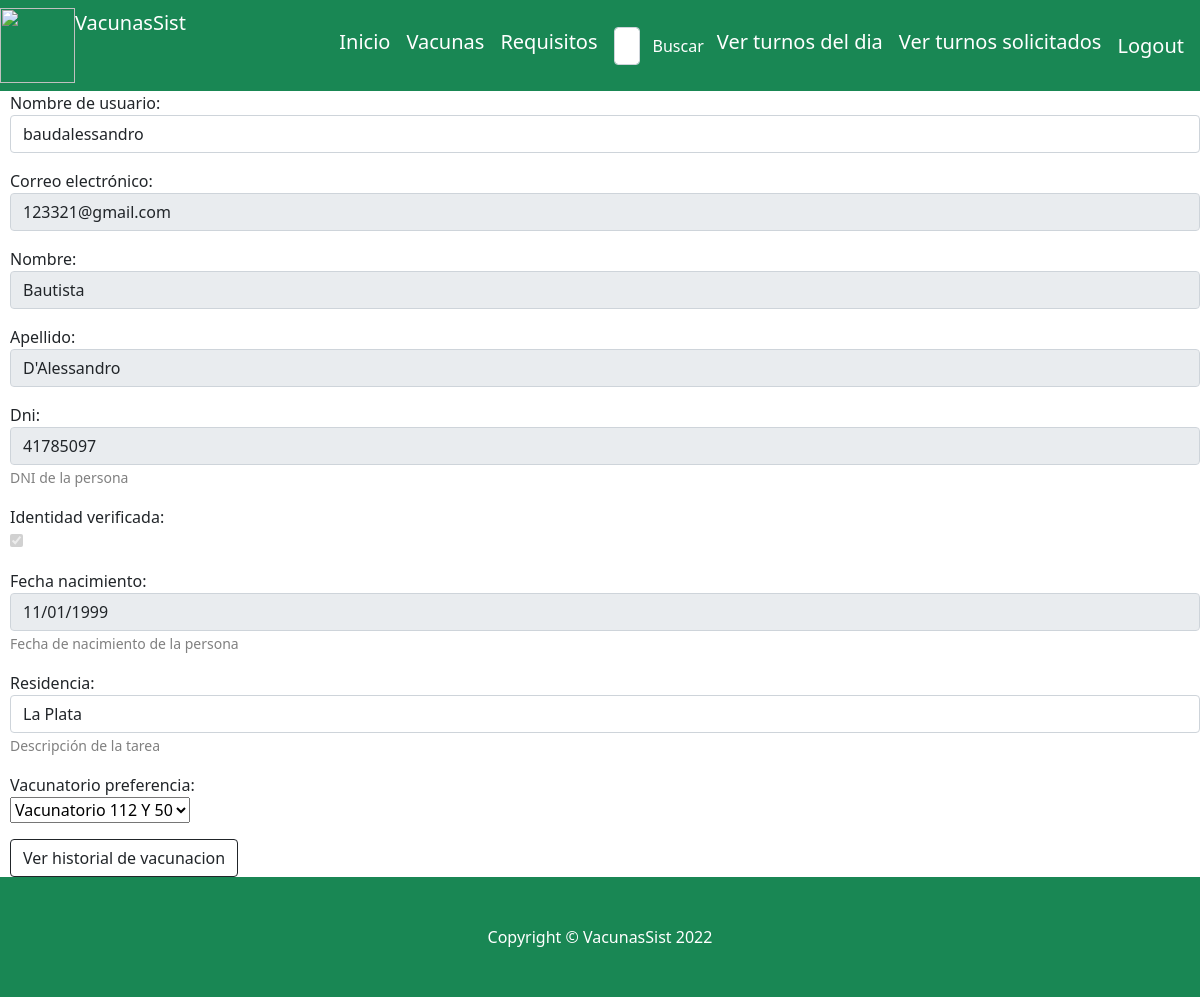
Page /verPerfil (signed in) on the earlier database version.
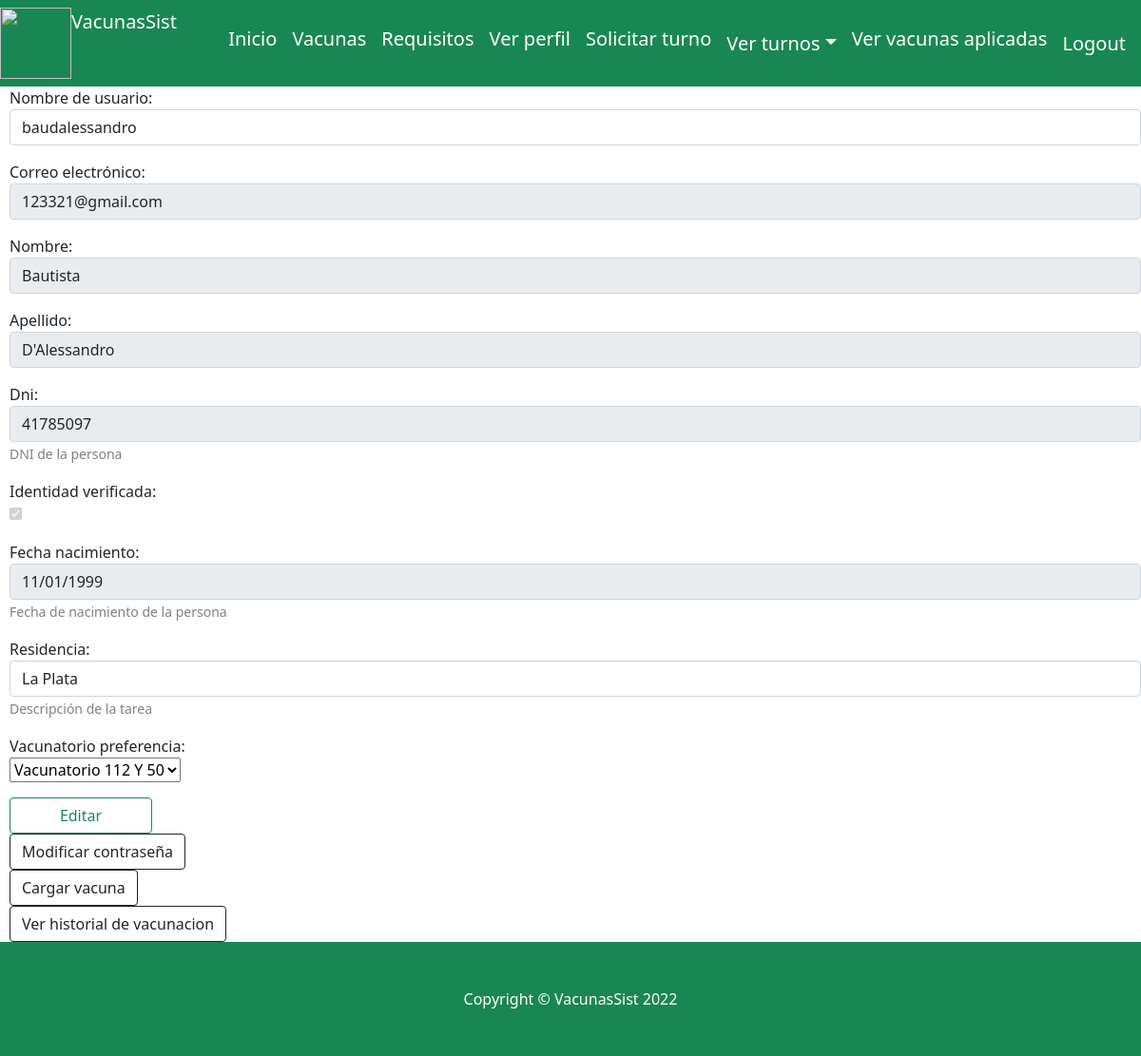
Same page on the later database version.
### website/views.py (the view)
# urls.py: path('verPerfil', views.verPerfil, name="verPerfil"),
def verPerfil(request):
    id_usuario=request.user.id
    try:
        usuario= Usuario.objects.get(id=id_usuario)
        if request.method=="POST":
            print('entre al post y creo form')
            usuario_form =UpdateUsuarioForm(request.POST, instance = usuario)
            if usuario_form.is_valid():
                try:
                    print('antes de guardar datos')
                    usuario_form.save()
                    print('en guardar datos')
                    messages.success(request, 'Perfil actualizado correctamente')
                    return redirect('index')
                except Exception as e:
                    print(repr(e))
                    messages.error(request, 'Su perfil no se ha actualizado.')
        else:
            print('no entre al post y creo form')
            usuario_form=UpdateUsuarioForm(instance = usuario)
            print('form')
            usuario_form=usuario_form.deshabilitarCampos(usuario.identidad_verificada)
        print(id_usuario)
        return render(request, "website/verPerfil.html",{ 'usuario_form':usuario_form, 'id_usuario':id_usuario})
    except Exception as e:
            print(repr(e))

### website/forms.py (called while the page is built)
    def deshabilitarCampos(self, identidad):
        if identidad:
            print(' if verificado')
            self.fields['identidad_verificada'].widget.attrs.update({'disabled': True})
            self.fields['dni'].widget.attrs.update({'readonly': True})
            self.fields['email'].widget.attrs.update({'readonly': True})
            self.fields['fecha_nacimiento'].widget.attrs.update({'readonly': True})
            self.fields['nombre'].widget.attrs.update({'readonly': True})
            self.fields['apellido'].widget.attrs.update({'readonly': True})
        return self

### website/models.py (called while the page is built)
    def __str__(self):
           return self.nombre + self.ubicacion

### website/templates/website/verPerfil.html (shortened to what this page needs)
{% extends "website/layout.html" %}
{% block body %}
<div style="margin-left: 10px; ">
    <form method="post">
        <div class="form-group">
          {% for campo in usuario_form %}
            <p>
              {{ campo.label_tag }}<br>
              {{ campo }}
              {% if campo.help_text %}
                <small style="color: grey">{{ campo.help_text }}</small>
              {% endif %}
            </p>
          {% endfor %}
          {% if not request.user.es_vacunador %}
            {% if not request.user.es_administrador %}
                <input  class="btn btn-outline-success"  type="submit" value="Editar" style="width: 150px;">
                <div class="nav-item"><a class="btn btn-outline-dark mt-auto" href="{% url 'modificar_password' %}">Modificar contraseña</a></div>
                <div class="nav-item"><a class="btn btn-outline-dark mt-auto" href="{% url 'cargar_vacuna' %}">Cargar vacuna</a></div>
              </div>
            {% endif%}
          {% endif%}
          <div class="nav-item"><a class="btn btn-outline-dark mt-auto" href="{% url 'ver_historial_vacunacion' id_usuario %}">Ver historial de vacunacion</a></div>
        </div>
      </form>
    </div>
{% endblock %}

Differences in the rows shown:
changed Usuario "baudalessandro": es_administrador True → False (drawn)
Other differences:
form field value: (not shown) → "Editar"
text no longer shown: "Buscar Ver turnos del dia Ver turnos solicitados"
text now shown: "Ver perfil Solicitar turno Ver turnos Ver vacunas aplicadas Modificar contraseña Cargar vacuna"
